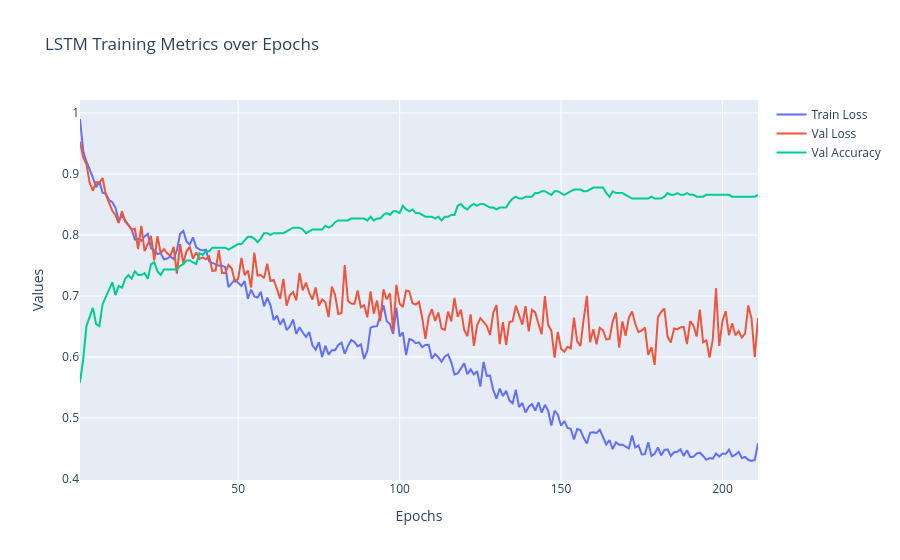

Notebook code for this chart:
### Code cell
epochs = logs["epochs"]
train_loss = logs["train_loss"]
val_loss = logs["val_loss"]
val_acc = logs["val_acc"]

fig = go.Figure()
fig.add_trace(go.Scatter(x=epochs, y=train_loss, mode="lines", name="Train Loss"))
fig.add_trace(go.Scatter(x=epochs, y=val_loss, mode="lines", name="Val Loss"))
fig.add_trace(go.Scatter(x=epochs, y=val_acc, mode="lines", name="Val Accuracy"))

fig.update_layout(
    title="LSTM Training Metrics over Epochs",
    xaxis_title="Epochs",
    yaxis_title="Values",
    hovermode="x unified"
)

fig.show()

### Figure 1 — Plotly figure (JSON) as saved in the notebook; plotly's stock layout.template omitted (floating-point values rounded to 4 significant figures; data arrays with more than 128 entries replaced by an {"elided": "..."} marker saying what was removed)
{"data": [{"mode": "lines", "name": "Train Loss", "type": "scatter", "x": {"elided": "211 int values"}, "y": {"elided": "211 float values"}}, {"mode": "lines", "name": "Val Loss", "type": "scatter", "x": {"elided": "211 int values"}, "y": {"elided": "211 float values"}}, {"mode": "lines", "name": "Val Accuracy", "type": "scatter", "x": {"elided": "211 int values"}, "y": {"elided": "211 float values"}}], "layout": {"hovermode": "x unified", "title": {"text": "LSTM Training Metrics over Epochs"}, "xaxis": {"title": {"text": "Epochs"}}, "yaxis": {"title": {"text": "Values"}}}}
